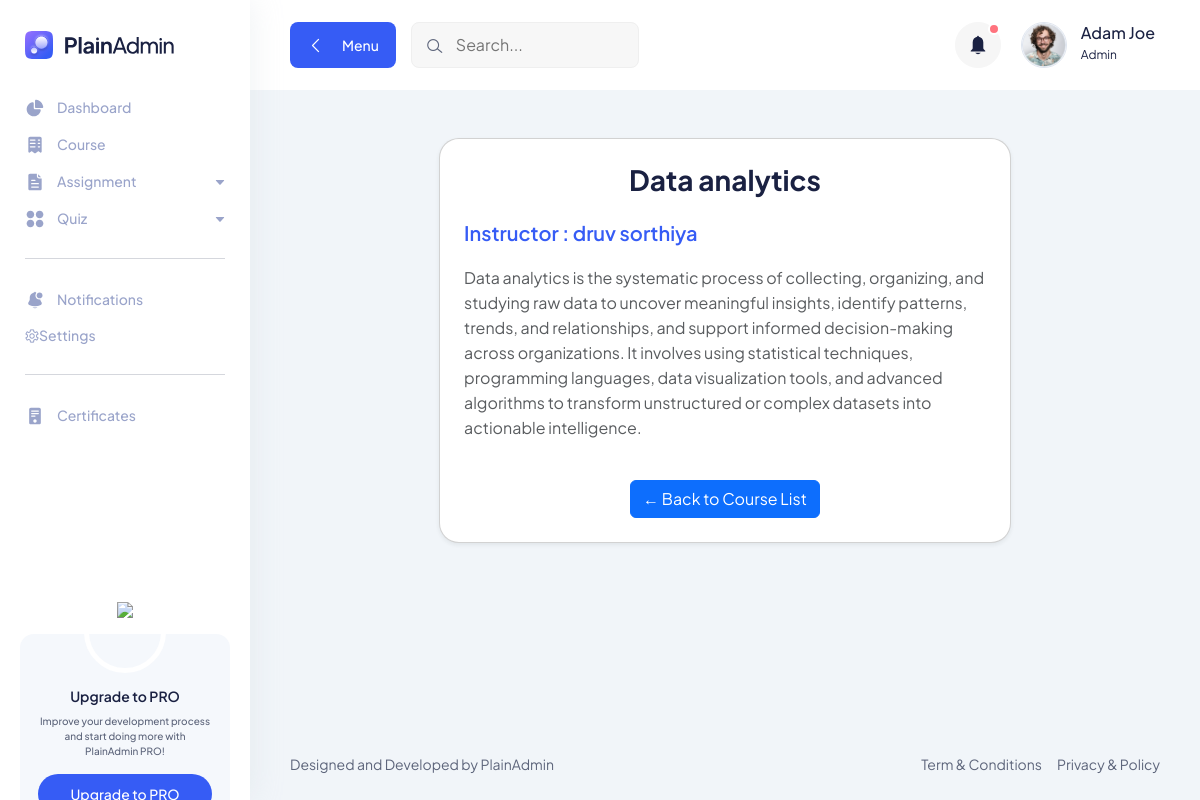
The page /course_detail/6/ on the database as committed earlier.
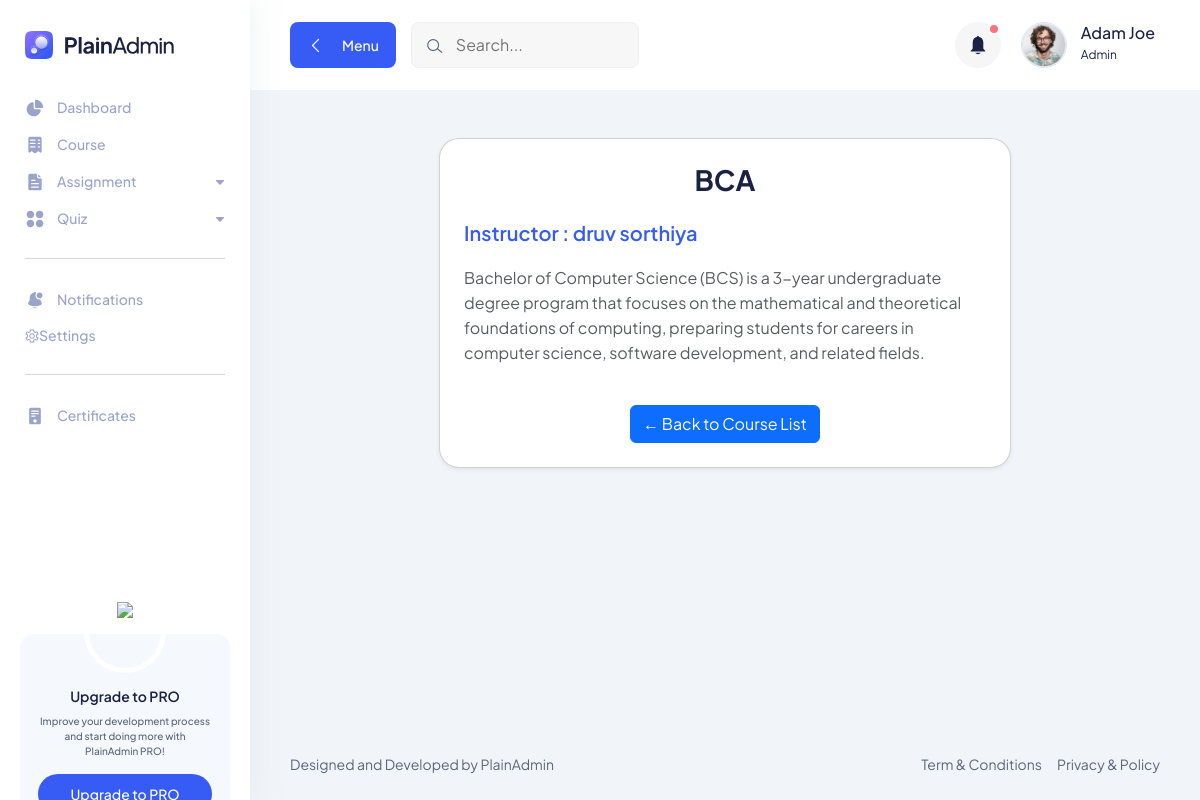
The same page on the database as committed later.
### learning_hub_app/models.py (models this page shows, shortened)
class Course(models.Model):
    title = models.CharField(max_length=200)
    description = models.TextField(default="")
    instructor = models.CharField(max_length=50)

### learning_hub_app/views.py (the view)
# urls.py: path("course_detail/<int:id>/", course_detail, name='course_detail'),
def course_detail(request,id):
    one_course = get_object_or_404(Course, id=id)
    return render(request,'teacher/course_detail.html',{'d':one_course})

### learning_hub_app/templates/teacher/course_detail.html (shortened to what this page needs)
{% extends 'teacher/basefile.html' %}
{% block body %}
<div class="container-fluid mt-5">
  <div class="row justify-content-center">
    <div class="col-md-8">
      <div class="card shadow-sm p-4" style="border-radius: 20px; background: #fff;">
        <h2 class="text-center fw-bold mb-4">{{ d.title }}</h2>
        <div class="mb-3">
          <h4 class="text-primary mb-1">Instructor :   {{ d.instructor }}</h4>
        </div>
        <div class="mb-3">
         <p class="text-muted">{{ d.description }}</p>
        </div>
        <div class="text-center mt-4">
          <a href="{% url 'courses_list' %}" class="btn btn-primary">
            ← Back to Course List
          </a>
        </div>
      </div>
    </div>
  </div>
</div>
{% endblock %}

Rows that differ between the two databases and show on the page:
changed Course "druv sorthiya": title "Data analytics" → "BCA"; description "Data analytics is the systematic process of collecting, organizing, and studying raw data to uncover meaningful insights, identify patterns, trends, and relationships, and support informed decision-making across organizations. It involves using statistical techniques, programming languages, data visualization tools, and advanced algorithms to transform unstructured or complex datasets into actionable intelligence." → "Bachelor of Computer Science (BCS) is a 3-year undergraduate degree program that focuses on the mathematical and theoretical foundations of computing, preparing students for careers in computer science, software development, and related fields."
